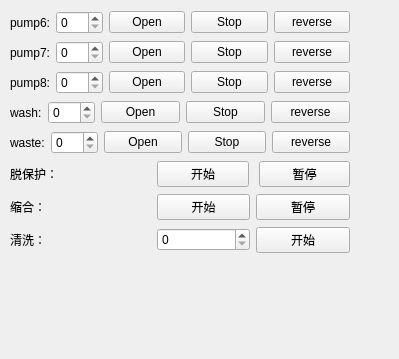
          <widget class="QWidget" name="page_2">
           <property name="geometry">
            <rect>
             <x>0</x>
             <y>0</y>
             <width>399</width>
             <height>359</height>
            </rect>
           </property>
           <attribute name="label">
            <string>unit 2</string>
           </attribute>
           <widget class="QWidget" name="layoutWidget">
            <property name="geometry">
             <rect>
              <x>10</x>
              <y>10</y>
              <width>340</width>
              <height>244</height>
             </rect>
            </property>
            <layout class="QVBoxLayout" name="verticalLayout_200">
             <item>
              <layout class="QHBoxLayout" name="horizontalLayout_201">
               <item>
                <widget class="QLabel" name="pump6_label">
                 <property name="text">
                  <string>pump6:</string>
                 </property>
                </widget>
               </item>
               <item>
                <widget class="QSpinBox" name="pump6_spinbox">
                 <property name="maximum">
                  <number>300</number>
                 </property>
                </widget>
               </item>
               <item>
                <widget class="QPushButton" name="pump6_open_button">
                 <property name="text">
                  <string>Open</string>
                 </property>
                </widget>
               </item>
               <item>
                <widget class="QPushButton" name="pump6_stop_button">
                 <property name="text">
                  <string>Stop</string>
                 </property>
                </widget>
               </item>
               <item>
                <widget class="QPushButton" name="pump6_reverse">
                 <property name="text">
                  <string>reverse</string>
                 </property>
                </widget>
               </item>
              </layout>
             </item>
             <item>
              <layout class="QHBoxLayout" name="horizontalLayout_202">
               <item>
                <widget class="QLabel" name="pump7_label">
                 <property name="text">
                  <string>pump7:</string>
                 </property>
                </widget>
               </item>
               <item>
                <widget class="QSpinBox" name="pump7_spinbox">
                 <property name="maximum">
                  <number>300</number>
                 </property>
                </widget>
               </item>
               <item>
                <widget class="QPushButton" name="pump7_open_button">
                 <property name="text">
                  <string>Open</string>
                 </property>
                </widget>
               </item>
               <item>
                <widget class="QPushButton" name="pump7_stop_button">
                 <property name="text">
                  <string>Stop</string>
                 </property>
                </widget>
               </item>
               <item>
                <widget class="QPushButton" name="pump7_reverse">
                 <property name="text">
                  <string>reverse</string>
                 </property>
                </widget>
               </item>
              </layout>
             </item>
             <item>
              <layout class="QHBoxLayout" name="horizontalLayout_203">
               <item>
                <widget class="QLabel" name="pump8_label">
                 <property name="text">
                  <string>pump8:</string>
                 </property>
                </widget>
               </item>
               <item>
                <widget class="QSpinBox" name="pump8_spinbox">
                 <property name="maximum">
                  <number>300</number>
                 </property>
                </widget>
               </item>
               <item>
                <widget class="QPushButton" name="pump8_open_button">
                 <property name="text">
                  <string>Open</string>
                 </property>
                </widget>
               </item>
               <item>
                <widget class="QPushButton" name="pump8_stop_button">
                 <property name="text">
                  <string>Stop</string>
                 </property>
                </widget>
               </item>
               <item>
                <widget class="QPushButton" name="pump8_reverse">
                 <property name="text">
                  <string>reverse</string>
                 </property>
                </widget>
               </item>
              </layout>
             </item>
             <item>
              <layout class="QHBoxLayout" name="horizontalLayout_204">
               <item>
                <widget class="QLabel" name="unit2_wash">
                 <property name="text">
                  <string>wash:</string>
                 </property>
                </widget>
               </item>
               <item>
                <widget class="QSpinBox" name="unit2_wash_spinbox">
                 <property name="maximum">
                  <number>300</number>
                 </property>
                </widget>
               </item>
               <item>
                <widget class="QPushButton" name="unit2_wash_open_button">
                 <property name="text">
                  <string>Open</string>
                 </property>
                </widget>
               </item>
               <item>
                <widget class="QPushButton" name="unit2_wahs_stop_button">
                 <property name="text">
                  <string>Stop</string>
                 </property>
                </widget>
               </item>
               <item>
                <widget class="QPushButton" name="unit2_reverse">
                 <property name="text">
                  <string>reverse</string>
                 </property>
                </widget>
               </item>
              </layout>
             </item>
             <item>
              <layout class="QHBoxLayout" name="horizontalLayout_205">
               <item>
                <widget class="QLabel" name="unit2_waste_label">
                 <property name="text">
                  <string>waste:</string>
                 </property>
                </widget>
               </item>
               <item>
                <widget class="QSpinBox" name="unit2_waste_spinbox">
                 <property name="maximum">
                  <number>300</number>
                 </property>
                </widget>
               </item>
               <item>
                <widget class="QPushButton" name="unit2_waste_open_button">
                 <property name="text">
                  <string>Open</string>
                 </property>
                </widget>
               </item>
               <item>
                <widget class="QPushButton" name="unit2_waste_stop_button">
                 <property name="text">
                  <string>Stop</string>
                 </property>
                </widget>
               </item>
               <item>
                <widget class="QPushButton" name="unit2_waste_reverse">
                 <property name="text">
                  <string>reverse</string>
                 </property>
                </widget>
               </item>
              </layout>
             </item>
             <item>
              <layout class="QHBoxLayout" name="horizontalLayout_206" stretch="3,2,2">
               <property name="spacing">
                <number>10</number>
               </property>
               <item>
                <widget class="QLabel" name="unit2_depro_label">
                 <property name="text">
                  <string>脱保护：</string>
                 </property>
                </widget>
               </item>
               <item>
                <widget class="QPushButton" name="unit2_depro_start_button">
                 <property name="text">
                  <string>开始</string>
                 </property>
                </widget>
               </item>
               <item>
                <widget class="QPushButton" name="unit2_depro_stop_button">
                 <property name="text">
                  <string>暂停</string>
                 </property>
                </widget>
               </item>
              </layout>
             </item>
             <item>
              <layout class="QHBoxLayout" name="horizontalLayout_207" stretch="3,2,2">
               <property name="sizeConstraint">
                <enum>QLayout::SetDefaultConstraint</enum>
               </property>
               <item>
                <widget class="QLabel" name="unit2_couple_label">
                 <property name="text">
                  <string>缩合：</string>
                 </property>
                </widget>
               </item>
               <item>
                <widget class="QPushButton" name="unit2_couple_start_button">
                 <property name="text">
                  <string>开始</string>
                 </property>
                </widget>
               </item>
               <item>
                <widget class="QPushButton" name="unit2_couple__stop_button">
                 <property name="text">
                  <string>暂停</string>
                 </property>
                </widget>
               </item>
              </layout>
             </item>
             <item>
              <layout class="QHBoxLayout" name="horizontalLayout_208" stretch="3,2,2">
               <item>
                <widget class="QLabel" name="unit2_wash_label">
                 <property name="text">
                  <string>清洗：</string>
                 </property>
                </widget>
               </item>
               <item>
                <widget class="QSpinBox" name="unit2_wash_frequence_sppinbox">
                 <property name="maximum">
                  <number>10</number>
                 </property>
                </widget>
               </item>
               <item>
                <widget class="QPushButton" name="unit2_wash_start_button">
                 <property name="text">
                  <string>开始</string>
                 </property>
                </widget>
               </item>
              </layout>
             </item>
            </layout>
           </widget>
          </widget>
